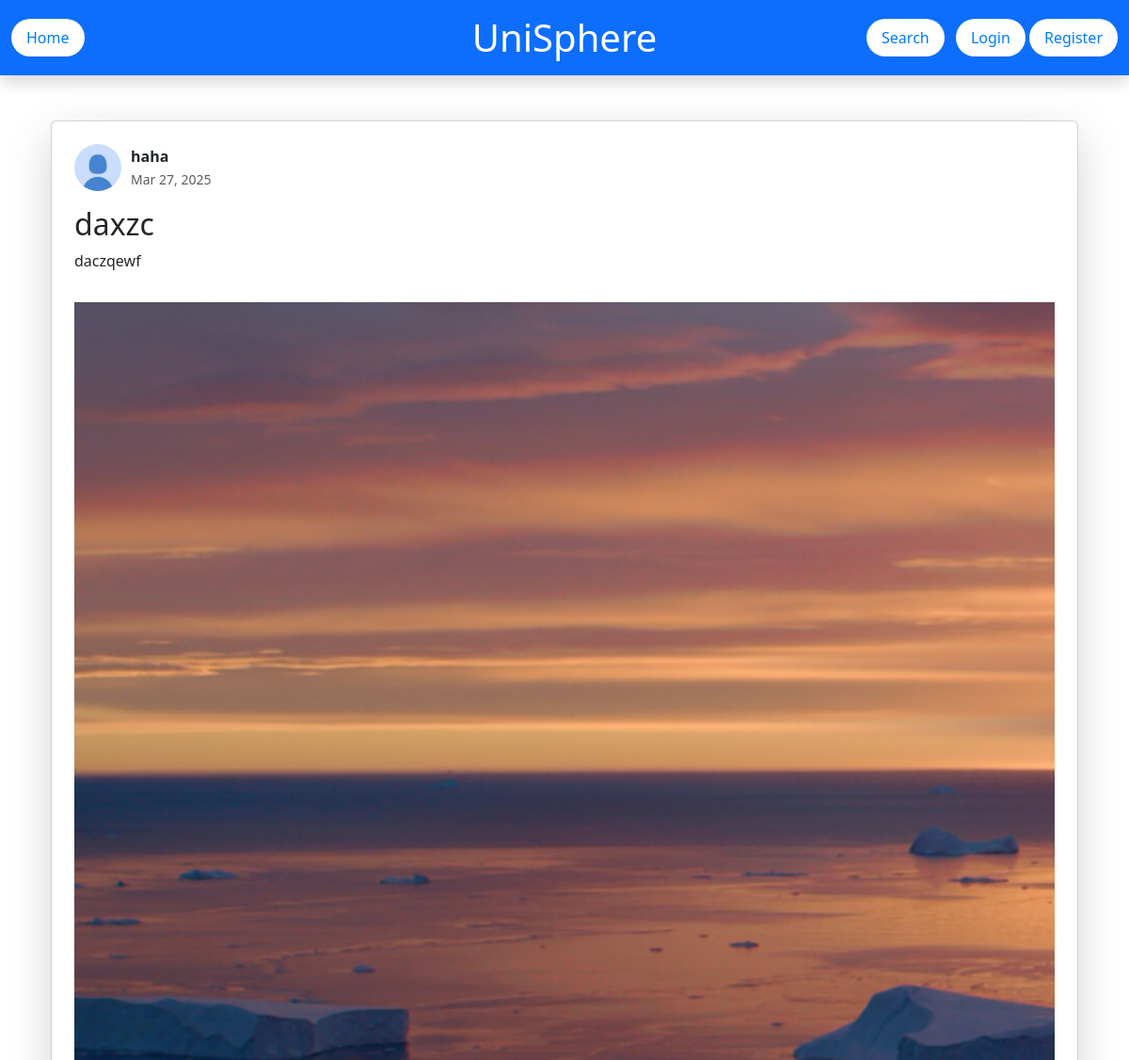
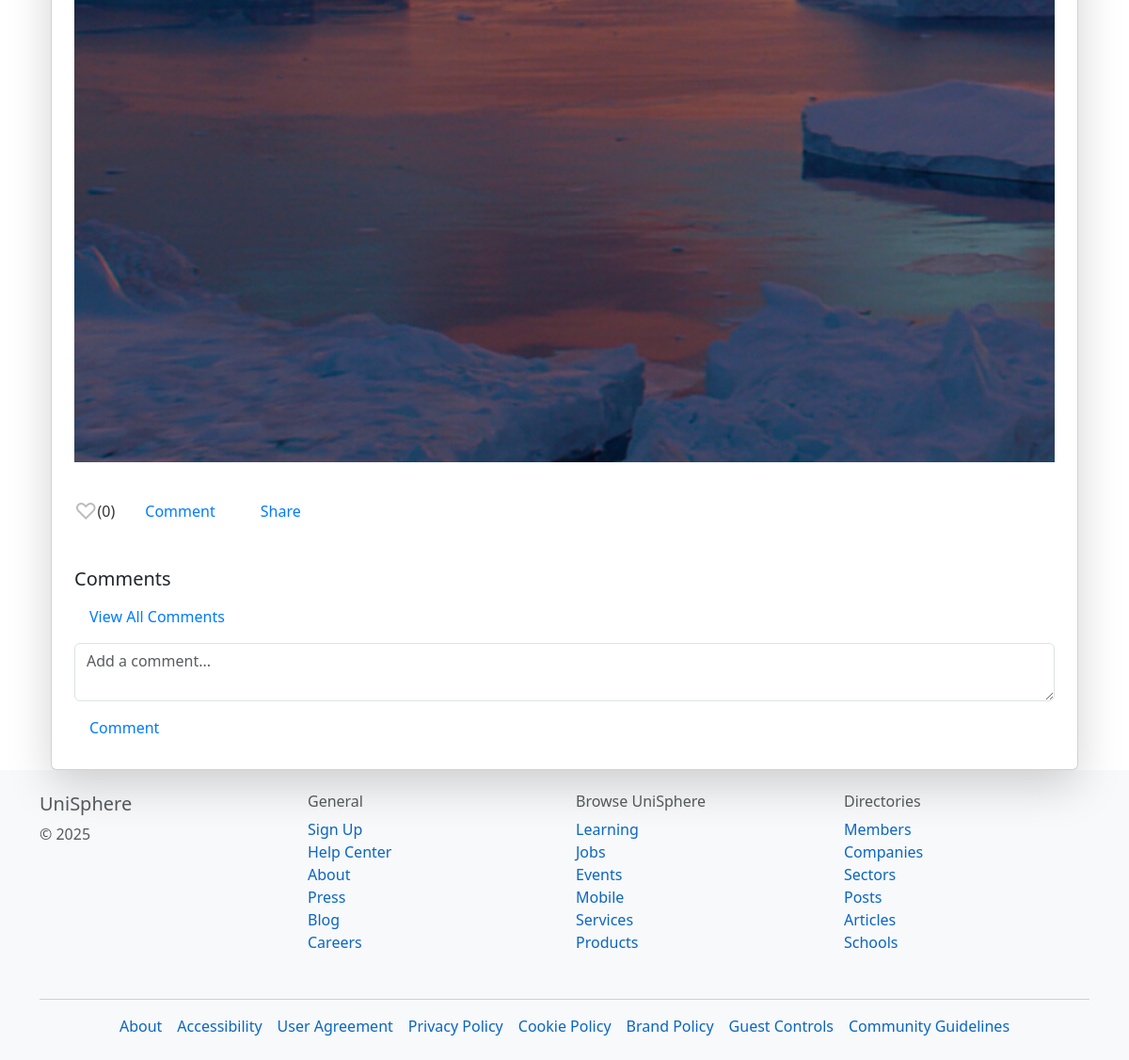
The app's page /post/2/ with its own data (2 pictures, top to bottom).
### UniSphereApp/models.py (models this page shows, shortened)
class StudentPost(models.Model):
    project = models.ForeignKey(Project, on_delete=models.CASCADE, null=True, blank=True)
    user = models.ForeignKey(settings.AUTH_USER_MODEL, on_delete=models.CASCADE)
    title = models.CharField(max_length=255)
    caption = models.TextField()
    timestamp = models.DateTimeField(auto_now_add=True)

class User(AbstractUser):
    STUDENT = 'student'
    SOCIETY = 'society'
    ROLE_CHOICES = [
        (STUDENT, 'Student'),
        (SOCIETY, 'Society'),
    ]
    role = models.CharField(max_length=10, choices=ROLE_CHOICES, default=STUDENT)

class PostFile(models.Model):
    post = models.ForeignKey(StudentPost, related_name="files", on_delete=models.CASCADE)
    file = models.FileField(upload_to="uploads/")

### UniSphereApp/views.py (the view)
# urls.py: path('post/<int:post_id>/', views.view_post, name='view_post'),
def view_post(request, post_id):
    post = get_object_or_404(StudentPost, id=post_id)
    return render(request, 'UniSphereApp/view_post.html', {'post': post})

### templates/UniSphereApp/view_post.html (shortened to what this page needs)
{% extends 'base.html' %}
{% load static %}
{% block content %}
<div class="container mt-5">
    <div class="card shadow-lg p-4">
        <div class="d-flex align-items-center mb-3">
            <div class="profile-pic-wrapper" style="width:50px; height:50px; border-radius:50%; overflow:hidden; margin-right:10px;">
                <a href="{% url 'profile' post.user.username %}">
                    <img src="{% if post.user.studentprofile.profile_picture %}{{ post.user.studentprofile.profile_picture.url }}{% else %}{% static 'images/default_pfp.jpeg' %}{% endif %}" class="img-fluid" alt="{{ post.user.username }}'s profile picture">
                </a>
            </div>
            <div>
                <a href="{% url 'profile' post.user.username %}" class="fw-bold text-decoration-none text-reset">
                    {{ post.user.username }}
                </a>
                <br>
                <small class="text-muted">{{ post.timestamp|date:"M j, Y" }}</small>
            </div>
        </div>
        <h2>{{ post.title }}</h2>
        <p>{{ post.caption }}</p>
        {% for file in post.files.all %}
            {% if file.file.url|lower|slice:"-4:" == ".jpg" or file.file.url|lower|slice:"-4:" == ".png" %}
                <img src="{{ file.file.url }}" class="img-fluid my-3" alt="Post image">
            {% endif %}
        {% endfor %}
        <div class="d-flex align-items-center gap-3 my-3">
            <button type="button"
                    class="like-button btn border-0 bg-transparent p-0 d-flex align-items-center"
                    data-post-id="{{ post.id }}">
                {% if request.user in post.likes.all %}
                    <span class="heart liked">❤</span>
                {% else %}
                    <span class="heart">♡</span>
                {% endif %}
                <span class="like-count">({{ post.likes.count }})</span>
            </button>
            <a href="{% url 'view_all_comments' post.id %}" class="btn btn-sm btn-outline-secondary">Comment</a>
            <button class="btn btn-sm btn-outline-secondary">Share</button>
        </div>
        <div class="mt-4">
            <h5>Comments</h5>
            <a href="{% url 'view_all_comments' post.id %}" class="btn btn-link">View All Comments</a>
            <form method="POST" action="{% url 'add_comment' post.id %}">
                <textarea class="form-control mt-2" name="content" placeholder="Add a comment..."></textarea>
                <button type="submit" class="btn btn-sm btn-primary mt-2">Comment</button>
            </form>
        </div>
    </div>
</div>
{% endblock %}

### static/css/styles1.css (style rules this page uses)
html, body { height: 100%; margin: 0; padding: 0; }
.btn { padding: 8px 16px; background-color: white; color: #007bff; border: none; border-radius: 20px; cursor: pointer; font-size: 16px; text-decoration: none; transition: 0.3s; }
.heart { font-size: 24px; transition: transform 0.2s ease, color 0.3s ease; color: #bbb; }
.like-count { font-size: 16px; color: #333; }
.profile-pic-wrapper { width: 40px; height: 40px; border-radius: 50%; overflow: hidden; margin-right: 8px; }

### records on screen
StudentPost: user.username "haha", timestamp "Mar 27, 2025", title "daxzc", caption "daczqewf", likes.count "0"
PostFile: file (picture)
